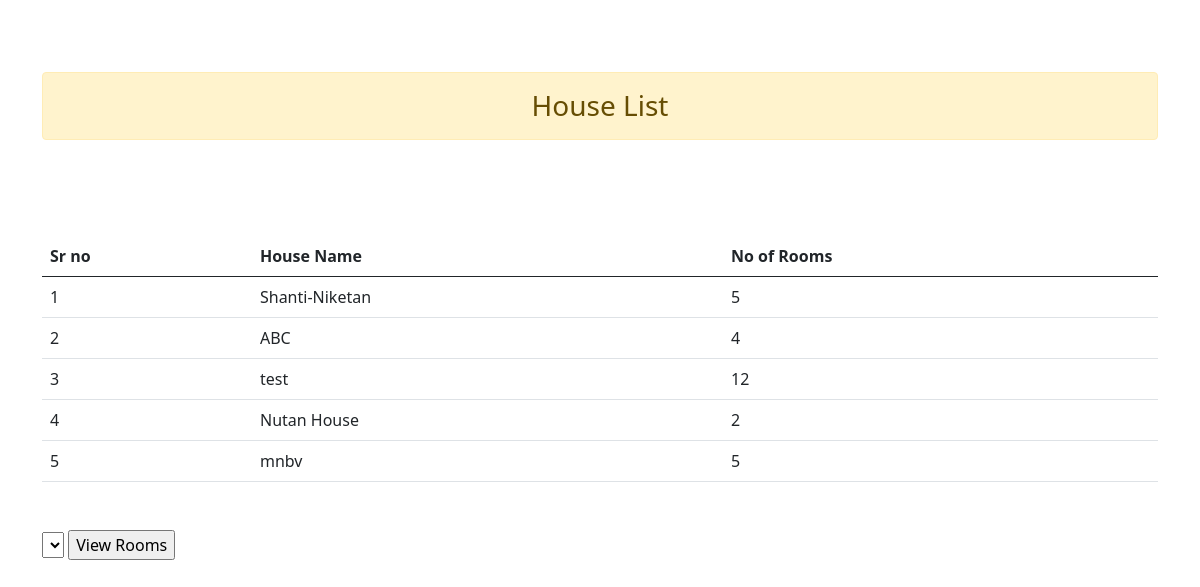
The app's page /house_list/ (signed in), older data.
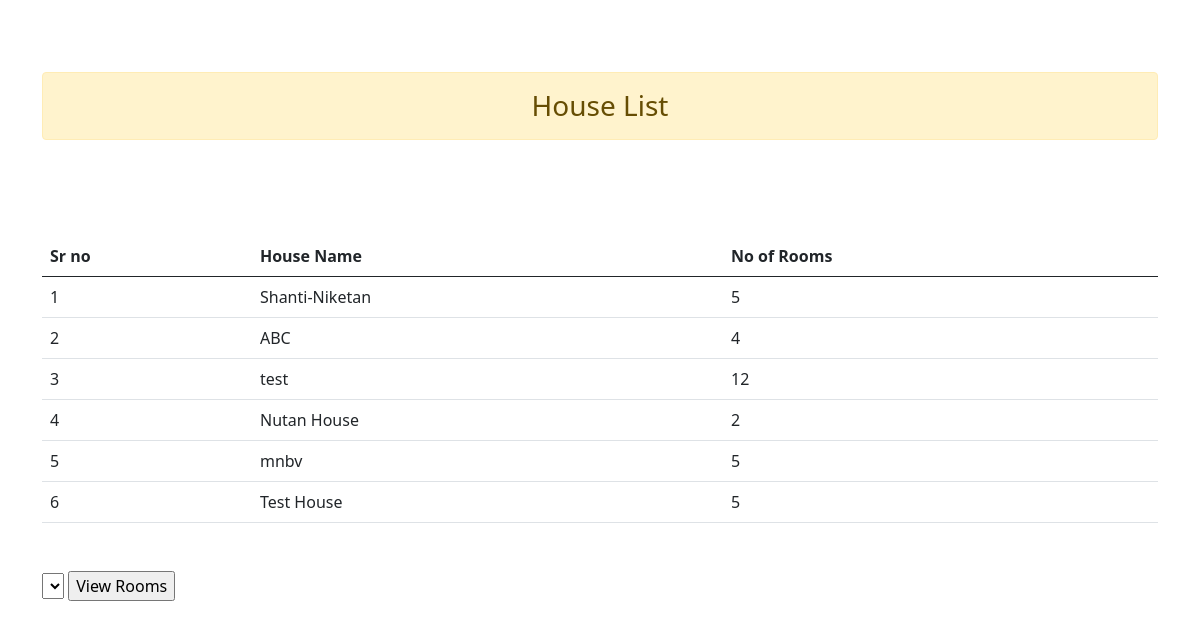
The same page, newer data.
### app1/models.py (models this page shows, shortened)
class House(models.Model):
    name = models.CharField(max_length=100)
    num_rooms = models.IntegerField()
    user = models.ForeignKey(User, on_delete=models.CASCADE)

### app1/views.py (the view)
# urls.py: path('house_list/',views.house_list,name='house_list'),
def house_list(request):
    data_list = House.objects.filter(user=request.user)
    return render(request, 'house_list.html', {'data_list': data_list})

### templates/house_list.html (shortened to what this page needs)
<!doctype html>
<html lang="en">
  <head>
    <link href="https://cdn.jsdelivr.net/npm/bootstrap@5.0.2/dist/css/bootstrap.min.css" rel="stylesheet">
  </head>
<body>
    <div class="container">
        <br><br><br>
        <h3 class="alert alert-warning text-center">House List</h3>
    <table class="table my-5">
        <table class="table my-5">
          <thead class="thead-dark">
          <tr>
              <th scope="col">Sr no</th>
              <th scope="col">House Name</th>
              <th scope="col">No of Rooms</th>
            </tr>
        </thead>
        <tbody>
    {% for i in data_list %}
    <tr>
        <td>{{ forloop.counter }}</td>
        <td>{{ i.name }}</td>
        <td>{{ i.num_rooms }}</td>
        </tr>
        {% endfor %}
        </tbody>
    </table>
    <form method="post" action="{% url 'room_report'  %}">  {% csrf_token %}
      <select name="house_id">
      </select>
      <input type="submit" value="View Rooms">
    </form>
  </body>
</html>

Row changes from the older to the newer data that the page shows:
added House: name "Test House", num_rooms "5"
